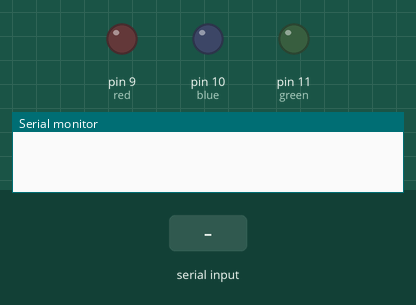
Bench run of a sketch on a simulated Arduino Uno, built with avr-gcc and run on an emulated ATmega328P. On the bench: output pins drawn as LEDs (lit = HIGH), the last lines printed to the serial monitor. The test bench sets the inputs (shaded band).

Above: at 1.2 s.
1.3 s: "1\n" received over Serial
At 2.4 s:
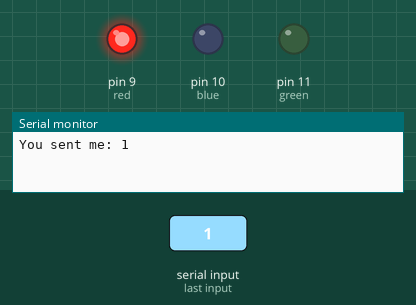
At 6.7 s:
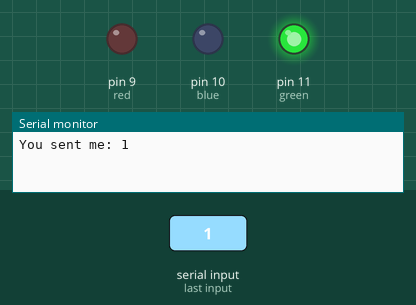
Timing chart, 0 to 12.8 s (numbered marks = the images above; inputs shaded):
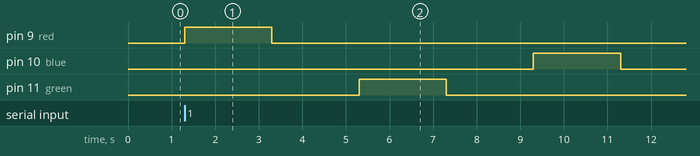

The sketch:

serial4.ino
```cpp
int red = 9;
int green = 11;
int blue = 10;

void powerOffAllLEDs()
{
  digitalWrite(red, LOW);
  digitalWrite(green, LOW);
  digitalWrite(blue, LOW);
}

void setup() {

  Serial.begin(9600);

  powerOffAllLEDs();

  pinMode(red, OUTPUT);
  pinMode(green, OUTPUT);
  pinMode(blue, OUTPUT);


}

void loop() {
  // put your main code here, to run repeatedly:
  if (Serial.available() > 0 ) {

    powerOffAllLEDs();

    String data = Serial.readStringUntil('\n');
    Serial.print("You sent me: ");
    Serial.println(data);

    if(data.toInt() == 1) {
      digitalWrite(red, HIGH);
      delay(2000);
      digitalWrite(red, LOW);
      delay(2000);

      digitalWrite(green, HIGH);
      delay(2000);
      digitalWrite(green, LOW);
      delay(2000);

      digitalWrite(blue, HIGH);
      delay(2000);
      digitalWrite(blue, LOW);
      delay(2000);
    }
    else if(data.toInt() == 0) { powerOffAllLEDs(); };
  }
}
```

Measured:
- after the input at 1.3 s, pin 9 (red): LOW → HIGH at once, → LOW 2.0 s later; pin 10 (blue): LOW → HIGH after 8.0 s, → LOW 2.0 s later; pin 11 (green): LOW → HIGH after 4.0 s, → LOW 2.0 s later
